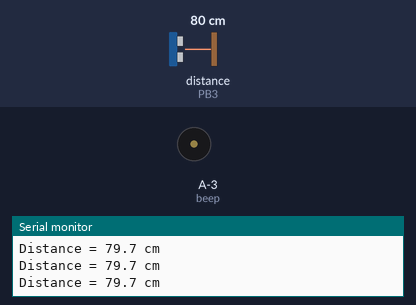
The sketch below on a simulated ATtiny85, built with avr-gcc and run on an emulated ATtiny85. Parts: buzzer (waves = sounding), the last lines printed to the serial monitor. Wiring (inferred from the names in the program): ultrasonic range finder: trigger PB2; echo PB3. Inputs (shaded band) come from the test bench; at power-on: distance to the obstacle (sensor on PB3) 80 cm. The echo pulse lasts 58.3 µs per cm.

Above: at 1.2 s.
1.3 s: distance to the obstacle (sensor on PB3) set to 18 cm
2.8 s: distance to the obstacle (sensor on PB3) set to 35 cm
At 3.23 s:
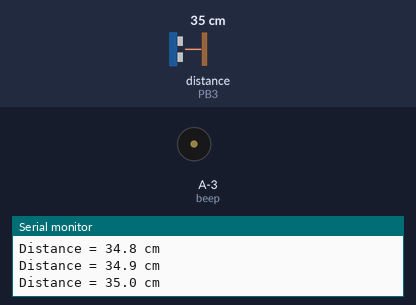
5.8 s: distance to the obstacle (sensor on PB3) set to 2 cm
At 6.7 s:
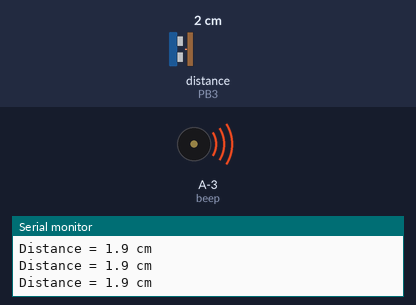
7.4 s: distance to the obstacle (sensor on PB3) set to 9 cm
8.9 s: distance to the obstacle (sensor on PB3) set to 12 cm
At 10.3 s:
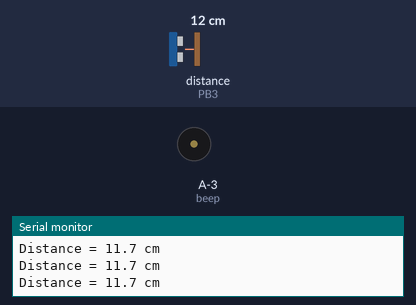
Timing chart, 0 to 57.9 s (numbered marks = the images above; inputs shaded):
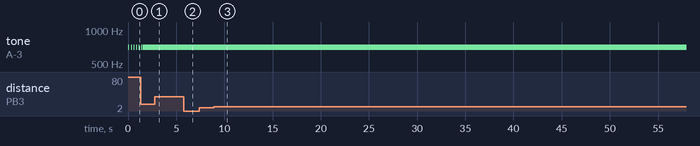

Measured:
- the behaviour switches between 10 and 11 cm on distance to the obstacle (sensor on PB3) (found by bisection; images 2 and 3)
- after the input at 2.8 s, tone on A-3 (beep): alternates 700 Hz for 0.02 s and silent for 0.06 s, starting after 0.23 s
- after the input at 5.8 s, tone on A-3 (beep): silent → 700 Hz after 0.11 s
- after the input at 8.9 s, tone on A-3 (beep): alternates 700 Hz for 0.02 s and silent for 0.02 s, starting at once

The sketch:

parking-sensord.ino
```cpp
// Original program with schematic diagram: https://projecthub.arduino.cc/jackaless/parking-sensor-4aa9d0
// Modified program for my own taste with noise filtering:
// To Upload to Arduino on Ubuntu:
// sudo usermod -a -G dialout $USER
// sudo snap install arduino
// reboot (for the GUI to update the user groups)
// https://snapcraft.io/install/arduino/ubuntu#install
/**************************************************************
 *  PARKING SENSOR WITH HC-SR04                               *
 *                                                            *
  *  This code receives data from the HC-SR04 proximity        *
 *  sensor, analyses  them, sends them to the serial monitor   *
 *  and produces intermittent sounds  to warn of an obstacle.  *
 **************************************************************/

//  Definition of trigger, echo, beep pins and other constants
#define onetrigger      2
#define oneecho         3
#define beep        11
#define beep_start 120
#define min_distance  10

//  Add a second sensor (to have 1 in the front and 1 in the back)
// #define twotrigger      4
// #define twoecho         5

// Definition of sound speed (centimetres / microsecond)
#define c 0.0343

//  Definition of the variables
long computedtempo;
long onetempo;
// long twotempo;
long approachdelay;
float pastspaceone = 100;
float pastspacetwo = 100;
float presentspace;
float space;

void setup() {
  // Definition of input and output
  pinMode(onetrigger, OUTPUT);
  pinMode(oneecho,  INPUT);
  pinMode(beep, OUTPUT);
  // pinMode(twotrigger, OUTPUT);
  // pinMode(twoecho,  INPUT);

  // Serial communication initialisation  (optional)
  Serial.begin(9600);
}

void loop() {
  // Before measurement,  the trigger is set to low level
  digitalWrite(onetrigger, LOW);
  // digitalWrite(twotrigger, LOW);
  delayMicroseconds(5);

  // Send one pulse (trigger goes high level for 10 microseconds)
  digitalWrite(onetrigger,  HIGH);
  // digitalWrite(twotrigger,  HIGH);
  delayMicroseconds(10);
  digitalWrite(onetrigger, LOW);
  // digitalWrite(twotrigger, LOW);

  //  Reading echo, via pulseIn, which returns the duration of the impuse (in microseconds)
  // The acquired data is then divided by 2 (forward and backward)
  onetempo =  pulseIn(oneecho, HIGH) / 2;
  // twotempo =  pulseIn(twoecho, HIGH) / 2;
  // Computation of distance in centimetres
  computedtempo = onetempo;
  // if (twotempo < onetempo) {
  // computedtempo = twotempo;
  // }

  presentspace  = computedtempo * c;
  space = ((pastspaceone + pastspacetwo + presentspace) / 3);
  pastspaceone = pastspacetwo;
  pastspacetwo = presentspace;

  // space is displayed in the serial monitor ([Ctrl] + [Shift]  + M)
  // approximated to the first decimal place
  Serial.println("Distance = " + String(space, 1) + " cm");

  // If the distance is less than one  metre
  if (space < beep_start) {
    // Emits sounds at intervals proportional  to distance (1 m = 400 ms)
    tone(beep, 700);
    delay(20);
    //  Below min_distance cm it emits a continuous sound
    if (space > min_distance)  {
      noTone(beep);
      approachdelay = ((((space * space) / 10) + 30) / 3);
      delay(approachdelay);
    }
  }

  else {
  // Waits  300 milliseconds before another measurement when no sound is emmited
  delay(200);
  }
}
```

sinesample.c
```cpp
/* sin example for sample */
#include <stdio.h>      /* printf */
#include <math.h>       /* sin */

#define PI 3.14159265
#define IMSSAMPLE 1000
#define IMSMAXEDSIN 360

int main ()
{
  double imscountsample, imsdegreeninety, imsradian, imsresultmaxed;
  for (imscountsample=0; imscountsample<=IMSSAMPLE;imscountsample++)
  {
    imsdegreeninety = (imscountsample * 90)/IMSSAMPLE;
    imsradian = (imsdegreeninety*PI)/180;
    imsresultmaxed = (int) (sin(imsradian)*IMSMAXEDSIN);
    printf ("The sine of %f of sample or %f degrees is %f.\n", imscountsample, imsdegreeninety, imsresultmaxed );
  }
  return 0;
}

/*

gcc sinesample.c -lm

gcc sinesample.c -lm && ./a.out > rezsin

*/
```
